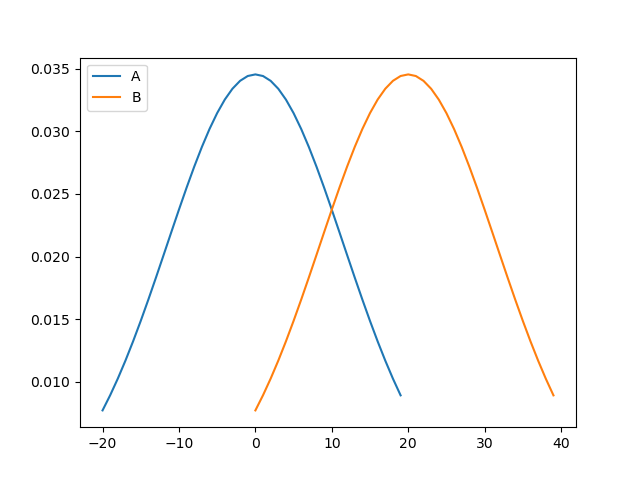

This chart was generated by the following Python code:
"""
https://en.wikipedia.org/wiki/Kullback%E2%80%93Leibler_divergence


https://www.johndcook.com/blog/2017/11/08/why-is-kullback-leibler-divergence-not-a-distance/
- KL divergence is the distance between two distributions
- It’s clearly zero if X and Y have the same distribution.

https://www.johndcook.com/blog/2023/11/05/kl-divergence-normal/
- 
"""
import torch
import numpy as np 
import matplotlib.pyplot as plt 
from scipy.stats import norm 
import statistics 


def get_normal(data):
    mean = statistics.mean(data) 
    sd = statistics.stdev(data) 
    x = np.arange(np.min(data), np.max(data))

    return x, norm.pdf(x, mean, sd)

def kl_divergence(a, b):
    delta = 0
    for i in range(a.shape[0]):
        delta += a[i] * np.log2(a[i] / b[i])
    return delta

a, a_f = get_normal(np.arange(-20, 20, 0.01) )
b, b_f = get_normal(np.arange(-20, 20, 0.01)  + 20)
print(a_f)
print(b_f)

# There shouldn't be any error here lol ? 
# I mean... because I messed up the distance function hehe
print("Kl ", kl_divergence(a_f, b_f))
print("Kl (torch) ", torch.nn.KLDivLoss(reduction='batchmean')(torch.from_numpy(a_f), torch.from_numpy(b_f)).item())

plt.plot(a, a_f, label="A") 
plt.plot(b, b_f, label="B") 

plt.legend(loc="upper left")
plt.savefig('normal.png') 
